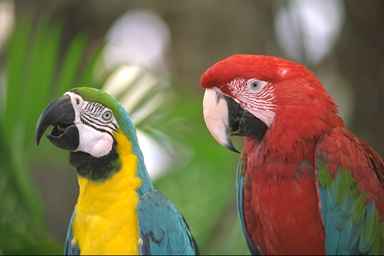
%> input picture Images/kodim23.png, 384 x 256 px
$ octave sevenpatch.m   (GNU Octave 9; MATLAB toolbox functions it lacks are replaced by stand-ins)
%> lines starting %> are read from the running program, lines starting %| are printed output that depends on the picture; in (x1, y1, x2, y2) boxes, pixels count from 0 and x2, y2 are one past the last pixel; in counts of white or black regions, pixels touching at a corner belong together; the program's own positions count from 1
clc;
clear;


origIm = imread('Images/kodim23.png');
%> origIm is the input picture: size 256x384x3 uint8; mean R, G, B 121.7, 109.6, 75.8
red_real = origIm(:,:,1);
green_real = origIm(:,:,2);
blue_real = origIm(:,:,3);

%extract each true colour
image = im2double(origIm);
red = image(:,:,1);
green = image(:,:,2);
blue = image(:,:,3);

[row, col, ch] = size(origIm);
%> row = 256; col = 384; ch = 3
bayerFilter = zeros(row, col, ch,'uint8');

%RGGB Bayer Pattern
for i = 1:row
  for j = 1:col
    if mod(i, 2) == 0 && mod(j, 2) == 0
      bayerFilter(i, j, 3) = origIm(i, j, 3); %Blue
    elseif mod(i, 2) == 0 && mod(j, 2) == 1
      bayerFilter(i, j, 2) = origIm(i, j, 2); %Green
    elseif mod(i, 2) == 1 && mod(j, 2) == 0
      bayerFilter(i, j, 2) = origIm(i, j, 2); %Green
    elseif mod(i, 2) == 1 && mod(j, 2) == 1
      bayerFilter(i, j, 1) = origIm(i, j, 1); %Red
    end
  end
end
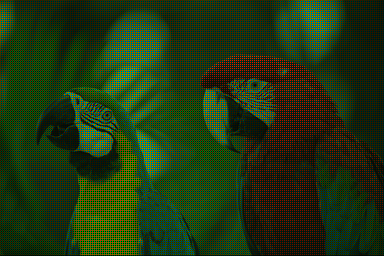
%> bayerFilter: size 256x384x3 uint8; mean R, G, B 30.5, 54.8, 18.9

%double image
temp = zeros(row, col,'uint8');
for i = 1:row
  for j = 1:col
    if mod(i, 2) == 0 && mod(j, 2) == 0
      temp(i, j) = origIm(i, j, 3);
    elseif mod(i, 2) == 0 && mod(j, 2) == 1
      temp(i, j) = origIm(i, j, 2);
    elseif mod(i, 2) == 1 && mod(j, 2) == 0
      temp(i, j) = origIm(i, j, 2);
    elseif mod(i, 2) == 1 && mod(j, 2) == 1
      temp(i, j) = origIm(i, j, 1);
    end
  end
end
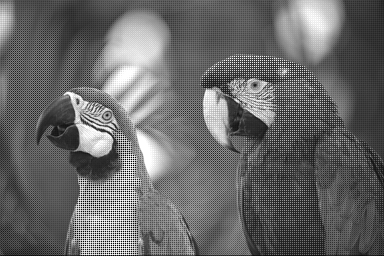
%> temp: size 256x384 uint8; min 0, max 255, mean 104.2

% figure, imshow(bayerFilter);

%%%%TRAINING
temp = im2double(temp);
%> temp: size 256x384 double
X = im2col(temp, [7 7]); %columns

% 4 mosaic patches
rggb = X(:,[1+(0*(row-6)):2:row-6+(0*(row-6))]);
rggb = [rggb X(:,[1+(2*(row-6)):2:row-6+(2*(row-6))])];
rggb = [rggb (X(:,[1+(0*(row-6)):2:row-6+(0*(row-6))])).^2];
rggb = [rggb (X(:,[1+(2*(row-6)):2:row-6+(2*(row-6))])).^2];

gbrg = X(:,[2+(0*(row-6)):2:row-6+(0*(row-6))]);
gbrg = [gbrg X(:,[2+(2*(row-6)):2:row-6+(2*(row-6))])];
gbrg = [gbrg (X(:,[2+(0*(row-6)):2:row-6+(0*(row-6))])).^2];
gbrg = [gbrg (X(:,[2+(2*(row-6)):2:row-6+(2*(row-6))])).^2];

grbg = X(:,[1+(1*(row-6)):2:row-6+(1*(row-6))]);
grbg = [grbg X(:,[1+(3*(row-6)):2:row-6+(3*(row-6))])];
grbg = [grbg (X(:,[1+(1*(row-6)):2:row-6+(1*(row-6))])).^2];
grbg = [grbg (X(:,[1+(3*(row-6)):2:row-6+(3*(row-6))])).^2];

bggr = X(:,[2+(1*(row-6)):2:row-6+(1*(row-6))]);
bggr = [bggr X(:,[2+(3*(row-6)):2:row-6+(3*(row-6))])];
bggr = [bggr (X(:,[2+(1*(row-6)):2:row-6+(1*(row-6))])).^2];
bggr = [bggr (X(:,[2+(3*(row-6)):2:row-6+(3*(row-6))])).^2];

%RGGB mosaic patch (green and blue missing)
x = 1;
for i = 4:2:row-3
    G_center1(x,1) = green(i,4);
    R_center1(x,1) = red(i,4);
    x = x+1;
end
%> after the loop, G_center1 = 125 values, max 0.812 at index 8, min 0.271 at index 125, mean 0.449; R_center1 = 125 values, max 0.878 at index 8, min 0.18 at index 125, mean 0.389; x = 126
x = 1;
for i = 4:2:row-3
    G_center2(x,1) = (green(i,6));
    R_center2(x,1) = (red(i,6));
    x = x+1;
end
%> after the loop, G_center2 = 125 values, max 0.78 at index 8, min 0.267 at index 125, mean 0.448; R_center2 = 125 values, max 0.855 at index 8, min 0.169 at index 125, mean 0.374; x = 126
x = 1;
for i = 4:2:row-3
    G_center3(x,1) = (green(i,4))^2;
    R_center3(x,1) = (red(i,4))^2;
    x = x+1;
end
%> after the loop, G_center3 = 125 values, max 0.659 at index 8, min 0.0732 at index 125, mean 0.22; R_center3 = 125 values, max 0.772 at index 8, min 0.0325 at index 125, mean 0.189; x = 126
x = 1;
for i = 4:2:row-3
    G_center4(x,1) = (green(i,6))^2;
    R_center4(x,1) = (red(i,6))^2;
    x = x+1;
end
%> after the loop, G_center4 = 125 values, max 0.609 at index 8, min 0.0711 at index 125, mean 0.216; R_center4 = 125 values, max 0.731 at index 8, min 0.0284 at index 125, mean 0.171; x = 126


G_center = [G_center1; G_center2; G_center3; G_center4];
%> G_center = 500 values, max 0.812 at index 8, min 0.0711 at index 500, mean 0.334
R_center = [R_center1; R_center2; R_center3; R_center4];
%> R_center = 500 values, max 0.878 at index 8, min 0.0284 at index 500, mean 0.281

% A1_g = pinv(rggb'*rggb)*rggb'.*G_center;
% A2_b = pinv(rggb'*rggb)*rggb'.*B_center;
A1_g = regress(G_center,rggb');
%> A1_g = 49 values, max 0.354 at index 26, min -0.0949 at index 23, mean 0.0204
A1_g = A1_g';
A2_r = regress(R_center,rggb');
%> A2_r = 49 values, max 0.344 at index 17, min -0.187 at index 11, mean 0.0204
A2_r = A2_r';

%GBRG mosaic patch (red and blue missing)
x = 1;
for i = 5:2:row-3
    R_center5(x,1) = red(i,4);
    B_center5(x,1) = blue(i,4);
    x = x+1;
end
%> after the loop, B_center5 = 125 values, max 0.741 at index 8, min 0.0941 at index 114, mean 0.278; R_center5 = 125 values, max 0.882 at index 8, min 0.18 at index 125, mean 0.386; x = 126
x = 1;
for i = 5:2:row-3
    R_center6(x,1) = red(i,6);
    B_center6(x,1) = blue(i,6);
    x = x+1;
end
%> after the loop, B_center6 = 125 values, max 0.702 at index 7, min 0.0863 at index 125, mean 0.254; R_center6 = 125 values, max 0.851 at index 7, min 0.157 at index 125, mean 0.372; x = 126
x = 1;
for i = 5:2:row-3
    R_center7(x,1) = (red(i,4))^2;
    B_center7(x,1) = (blue(i,4))^2;
    x = x+1;
end
%> after the loop, B_center7 = 125 values, max 0.549 at index 8, min 0.00886 at index 114, mean 0.108; R_center7 = 125 values, max 0.779 at index 8, min 0.0325 at index 125, mean 0.187; x = 126
x = 1;
for i = 5:2:row-3
    R_center8(x,1) = (red(i,6))^2;
    B_center8(x,1) = (blue(i,6))^2;
    x = x+1;
end
%> after the loop, B_center8 = 125 values, max 0.493 at index 7, min 0.00744 at index 125, mean 0.0904; R_center8 = 125 values, max 0.724 at index 7, min 0.0246 at index 125, mean 0.17; x = 126

R_center = [R_center5; R_center6; R_center7; R_center8];
%> R_center = 500 values, max 0.882 at index 8, min 0.0246 at index 500, mean 0.279
B_center = [B_center5; B_center6; B_center7; B_center8];
%> B_center = 500 values, max 0.741 at index 8, min 0.00744 at index 500, mean 0.183

% A3_r = pinv(gbrg'*gbrg)*gbrg'.*R_center;
% A4_b = pinv(gbrg'*gbrg)*gbrg'.*B_center;

A3_r = regress(R_center, gbrg');
%> A3_r = 49 values, max 0.518 at index 25, min -0.173 at index 39, mean 0.0204
A4_b = regress(B_center, gbrg');
%> A4_b = 49 values, max 0.409 at index 26, min -0.161 at index 20, mean 0.0204
A3_r = A3_r';
A4_b = A4_b';

%GBRG mosaic patch (red and blue missing)
x = 1;
for i = 4:2:row-3
    R_center9(x,1) = red(i,5);
    B_center9(x,1) = blue(i,5);
    x = x+1;
end
%> after the loop, B_center9 = 125 values, max 0.729 at index 8, min 0.0941 at index 114, mean 0.271; R_center9 = 125 values, max 0.878 at index 8, min 0.176 at index 125, mean 0.384; x = 126
x = 1;
for i = 4:2:row-3
    R_center10(x,1) = red(i,7);
    B_center10(x,1) = blue(i,7);
    x = x+1;
end
%> after the loop, B_center10 = 125 values, max 0.678 at index 9, min 0.0941 at index 125, mean 0.239; R_center10 = 125 values, max 0.827 at index 9, min 0.165 at index 125, mean 0.361; x = 126
x = 1;
for i = 4:2:row-3
    R_center11(x,1) = (red(i,5))^2;
    B_center11(x,1) = (blue(i,5))^2;
    x = x+1;
end

x = 1;
for i = 4:2:row-3
    R_center12(x,1) = (red(i,7))^2;
    B_center12(x,1) = (blue(i,7))^2;
    x = x+1;
end

R_center = [R_center9; R_center10; R_center11; R_center12];
B_center = [B_center9; B_center10; B_center11; B_center12];

% A5_r = pinv(grbg'*grbg)*grbg'.*R_center;
% A6_b = pinv(grbg'*grbg)*grbg'.*B_center;

A5_r = regress(R_center, grbg');
A6_b = regress(B_center, grbg');
A5_r = A5_r';
A6_b = A6_b';


%GBRG mosaic patch (red and green missing)
x = 1;
for i = 5:2:row-3
    G_center13(x,1) = green(i,5);
    B_center13(x,1) = blue(i,5);
    x = x+1;
end
x = 1;
for i = 5:2:row-3
    G_center14(x,1) = green(i,7);
    B_center14(x,1) = blue(i,7);
    x = x+1;
end
x = 1;
for i = 5:2:row-3
    G_center15(x,1) = (green(i,5))^2;
    B_center15(x,1) = (blue(i,5))^2;
    x = x+1;
end
x = 1;
for i = 5:2:row-3
    G_center16(x,1) = (green(i,7))^2;
    B_center16(x,1) = (blue(i,7))^2;
    x = x+1;
end

G_center = [G_center13; G_center14; G_center15; G_center16];
B_center = [B_center13; B_center14; B_center15; B_center16];

% A7_r = pinv(bggr'*bggr)*bggr'.*R_center;
% A8_g = pinv(bggr'*bggr)*bggr'.*G_center;
A7_g = regress(G_center, bggr');
A8_b = regress(B_center, bggr');
A7_g = A7_g';
A8_b = A8_b';

%%%% DEMOSAICING USING COEFFICIENTS %%%%

% [31 lines of commented-out code are left out]

bayerFilter = im2double(bayerFilter);
%> bayerFilter: size 256x384x3 double

R = bayerFilter(:,:,1);
G = bayerFilter(:,:,2);
B = bayerFilter(:,:,3);

temp = im2double(temp);
X = im2col(temp, [7 7]); %columns

for x = 0:2:col-7
    i = 1;
    for j = 4:2:row-3
        greens = (A1_g * X(:,[1+(x*(row-6)):2:row-6+(x*(row-6))]));
        G(j,x+4) = greens(i);
        reds = (A2_r * X(:,[1+(x*(row-6)):2:row-6+(x*(row-6))]));
        R(j,x+4) = reds(i);
        i = i + 1;
    end
end

for x = 0:2:col-7
    i = 1;
    for j = 5:2:row-3
        reds = (A3_r * X(:,[2+(x*(row-6)):2:row-6+(x*(row-6))]));
        R(j,x+4) = reds(i);
        blues = (A4_b * X(:,[2+(x*(row-6)):2:row-6+(x*(row-6))]));
        B(j,x+4) = blues(i);
        i = i + 1;
    end
end


for x = 1:2:col-7
    i = 1;
    for j = 4:2:row-3
        reds = (A5_r * X(:,[1+(x*(row-6)):2:row-6+(x*(row-6))]));
        R(j,x+4) = reds(i);
        blues = (A6_b * X(:,[1+(x*(row-6)):2:row-6+(x*(row-6))]));
        B(j,x+4) = blues(i);
        i = i + 1;
    end
end

for x = 1:2:col-7
    i = 1;
    for j = 5:2:row-3
        greens = (A7_g * X(:,[2+(x*(row-6)):2:row-6+(x*(row-6))]));
        G(j,x+4) = greens(i);
        blues = (A8_b * X(:,[2+(x*(row-6)):2:row-6+(x*(row-6))]));
        B(j,x+4) = blues(i);
        i = i + 1;
    end
end

%EDGE CASES

%RED CHANNEL
for i = 2:2:col-2
    R(1,i) = (R(1,i-1)+R(1,i+1))/2;
    R(3,i) = (R(3,i-1)+R(3,i+1))/2;
    R(row-1,i) = (R(row-1,i-1)+R(row-1,i+1))/2;
end
%> R: size 256x384 double; min 0, max 1.15, mean 0.469
for i = 2:2:row-2
    R(i,1) = (R(i-1,1) + R(i+1,1))/2;
    R(i,3) = (R(i-1,3) + R(i+1,3))/2;
    R(i,col-1) = (R(i-1,col-1) + R(i+1,col-1))/2;
end
%> R: size 256x384 double; min 0, max 1.15, mean 0.47
for i = 2:col-2
    R(2,i) = (R(1,i) + R(3,i))/2;
    R(row-2,i) = (R(row-1,i) + R(row-3,i))/2;
end
%> R: size 256x384 double; min 0, max 1.15, mean 0.473
for i = 2:row-2
    R(i,2) = (R(i,1)+R(i,3))/2;
    R(i,col-2) = (R(i,col-3) + R(i,col-1))/2;
end
%> R: size 256x384 double; min 0, max 1.15, mean 0.475
for i = 1:col
    R(row,i) = R(row-1,i)/2;
end
%> R: size 256x384 double; min 0, max 1.15, mean 0.476
for i = 1:row
    R(i,col) = R(i,col-1);
end
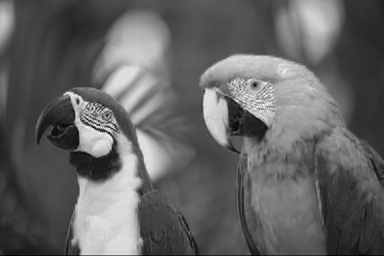
%> R: size 256x384 double; min 0.0441, max 1.15, mean 0.476; drawn with min black and max white

%BLUE CHANNEL
for i = 3:2:col-2
    B(row-2,i) = (B(row-2,i-1) + B(row-2,i+1))/2;
    B(row,i) = (B(row,i-1) + B(row,i+1))/2;
    B(2,i) = (B(2,i-1) + B(2,i+1))/2;
end
%> B: size 256x384 double; min -0.0392, max 1.19, mean 0.29
for i = 3:2:row-2
    B(i,2) = (B(i-1,2) + B(i+1,2))/2;
    B(i,col-2) = (B(i-1,col-2) + B(i+1,col-2))/2;
    B(i,col) = (B(i-1,col) + B(i+1,col))/2;
end
%> B: size 256x384 double; min -0.0392, max 1.19, mean 0.291
for i = 2:col
    B(3,i) = (B(2,i) + B(4,i))/2;
    B(row-1,i) = (B(row,i) + B(row-2,i))/2;
end
%> B: size 256x384 double; min -0.0392, max 1.19, mean 0.293
for i = 2:row
    B(i,3) = (B(i,2) + B(i,4))/2;
    B(i,col-1) = (B(i,col-2) + B(i,col))/2;
end
%> B: size 256x384 double; min -0.0392, max 1.19, mean 0.294
for i = 1:row
    B(i,1) = B(i,2);
end
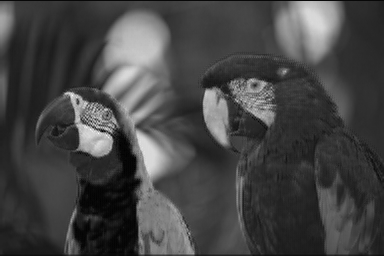
%> B: size 256x384 double; min -0.0392, max 1.19, mean 0.294; mean of the top-left, top-right, bottom-left and bottom-right quarters 0.351, 0.33, 0.278, 0.218; drawn with min black and max white
for i = 1:col
    B(1,i) = B(2,i);
end
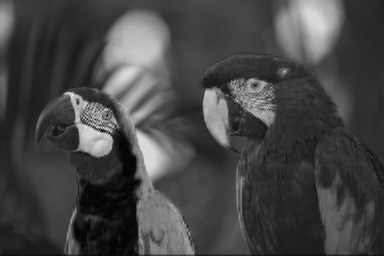
%> B: size 256x384 double; 0.39% of pixels changed, all inside (x1, y1, x2, y2) = (0, 0, 384, 1); drawn with min black and max white

%GREEN CHANNEL
for i = 3:2:row-1
    G(i,1) = (G(i-1,1) + G(i+1,1))/2;
    G(i,3) = (G(i-1,3) + G(i+1,3))/2;
    G(i,col-3) = (G(i-1,col-3) + G(i+1,col-3))/2;
    G(i,col-1) = (G(i-1,col-1) + G(i+1,col-1))/2;
end
%> G: size 256x384 double; min 0, max 1.12, mean 0.425

for i = 2:2:row-2
    G(i,2) = (G(i-1,2) + G(i+1,2))/2;
    G(i,col-2) = (G(i-1,col-2) + G(i+1,col-2))/2;
    G(i,col) = (G(i-1,col) + G(i+1,col))/2;
end
%> G: size 256x384 double; min 0, max 1.12, mean 0.426
for i = 2:2:col-1
    G(2,i) = (G(2,i-1) + G(2,i+1))/2;
    G(row-2,i) = (G(row-2,i-1) + G(row-2,i+1))/2;
    G(row,i) = (G(row,i-1) + G(row,i+1))/2;
end
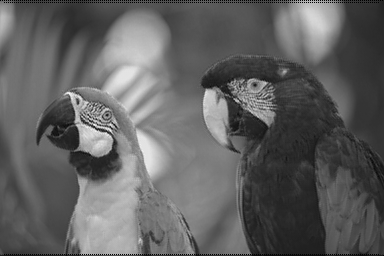
%> G: size 256x384 double; min 0, max 1.12, mean 0.428; drawn with min black and max white
for i = 3:2:col-1
    G(1,i) = (G(1,i-1) + G(1,i+1))/2;
    G(3,i) = (G(3,i-1) + G(3,i+1))/2;
    G(row-1,i) = (G(row-1,i-1) + G(row-1,i+1))/2;
end
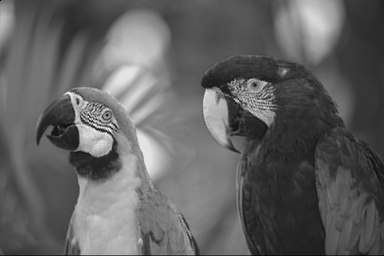
%> G: size 256x384 double; 0.58% of pixels changed, all inside (x1, y1, x2, y2) = (2, 0, 383, 255); drawn with min black and max white
G(1,1) = G(1,2);
%> G: size 256x384 double; under 0.01% of pixels changed, all inside (x1, y1, x2, y2) = (0, 0, 1, 1)
G(row,col) = G(row,col-1);
%> G: size 256x384 double; min 0.0385, max 1.12, mean 0.43

R = im2uint8(R);
%> R: size 256x384 uint8
G = im2uint8(G);
%> G: size 256x384 uint8
B = im2uint8(B);
%> B: size 256x384 uint8

newIm = cat(3, R, G, B);
figure, imshow(newIm);

temp = im2uint8(temp);
matlab = demosaic(temp, 'rggb');
% figure, imshow(matlab);

%%% ERRORS

error_regression = immse(origIm, newIm)
error_matlab = immse(origIm, matlab)

psnr_regression = psnr(im2double(newIm),im2double(origIm))
psnr_matlab = psnr(matlab,origIm)
